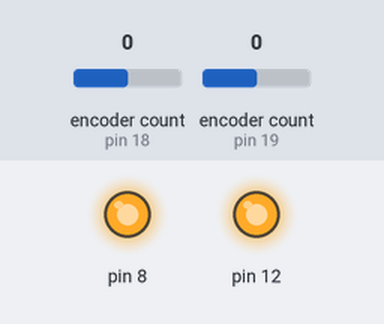
Bench run of a sketch on a simulated Arduino Uno, built with avr-gcc and run on an emulated ATmega328P. Parts: output pins drawn as LEDs (lit = HIGH). The test bench sets the inputs (shaded band); at power-on: encoder count (sensors on pin 18, pin 19) 0. What the sketch prints to the serial monitor is not drawn.

Above: at 0.4 s.
Timing chart, 0 to 1.9 s (numbered marks = the images above):
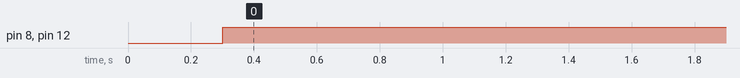

The sketch:

MecanumRobotPS2Control.ino
```cpp
// NOTE: requires the Encoder library.
// 1) open Tools -> Manage Libraries...
// 2) install "Encoder" by Paul Stoffregen v1.4.1
#include <Encoder.h>
#include "SPD.h"
// NOTE: Requires the PS2X_lib installed.
// 1) open Sketch -> Include Library -> Add .ZIP Library
// 2) select "PS2X_lib.zip"
//#include <PS2X_lib.h>
//
////PS2
//#define PS2_DAT        52  //14
//#define PS2_CMD        51  //15
//#define PS2_SEL        53  //16
//#define PS2_CLK        50  //17
//
//// #define pressures   true
//#define pressures   false
//#define rumble      true
////#define rumble      false
//PS2X ps2x; // create PS2 Controller Class

int error = 0;
byte type = 0;
byte vibrate = 0;

void (* resetFunc) (void) = 0;


SPDMotor::SPDMotor( int encoderA, int encoderB, bool encoderReversed, int motorPWM, int motorDir1, int motorDir2 ) {
  _encoder = new Encoder(encoderA, encoderB);
  _encoderReversed = encoderReversed;

  _motorPWM = motorPWM;
  pinMode( _motorPWM, OUTPUT );
  _motorDir1 = motorDir1;
  pinMode( _motorDir1, OUTPUT );
  _motorDir2 = motorDir2;
  pinMode( _motorDir2, OUTPUT );
}

/// Set the PWM speed and direction pins.
/// pwm = 0, stop (no active control)
/// pwm = 1 to 255, proportion of CCW rotation
/// pwm = -1 to -255, proportion of CW rotation
void SPDMotor::speed( int speedPWM ) {
  _speed = speedPWM;
  if( speedPWM == 0 ) {
    digitalWrite(_motorDir1,LOW);
    digitalWrite(_motorDir2,LOW);
    analogWrite( _motorPWM, 255);
  } else if( speedPWM > 0 ) {
    digitalWrite(_motorDir1, LOW );
    digitalWrite(_motorDir2, HIGH );
    analogWrite( _motorPWM, speedPWM < 255 ? speedPWM : 255);
  } else if( speedPWM < 0 ) {
    digitalWrite(_motorDir1, HIGH );
    digitalWrite(_motorDir2, LOW );
    analogWrite( _motorPWM, (-speedPWM) < 255 ? (-speedPWM): 255);
  }
}

/// Activate a SHORT BRAKE mode, which shorts the motor drive EM, clamping motion.
void SPDMotor::hardStop() {
    _speed = 0;
    digitalWrite(_motorDir1,HIGH);
    digitalWrite(_motorDir2,HIGH);
    analogWrite( _motorPWM, 0);
}

/// Get the current speed.
int SPDMotor::getSpeed() {
    return _speed;
}

/// Get the current rotation position from the encoder.
long SPDMotor::getEncoderPosition() {
  long position = _encoder->read();
  return _encoderReversed ? -position : position;
}

SPDMotor *motorLF = new SPDMotor(18, 31, true, 12, 34, 35); // <- Encoder reversed to make +position measurement be forward.
SPDMotor *motorRF = new SPDMotor(19, 38, false, 8, 36, 37); // <- NOTE: Motor Dir pins reversed for opposite operation
//SPDMotor *motorLR = new SPDMotor( 3, 49, true,  9, 43, 42); // <- Encoder reversed to make +position measurement be forward.
//SPDMotor *motorRR = new SPDMotor( 2, A1, false, 5, A4, A5); // <- NOTE: Motor Dir pins reversed for opposite operation

void setup()
{
  Serial.begin(9600);
  delay(300) ;//added delay to give wireless ps2 module some time to startup, before configuring it
  //CHANGES for v1.6 HERE!!! **************PAY ATTENTION*************


//  if (error == 0) {
//    Serial.println("Found Controller, configuration successful ");
//    Serial.println();
//    Serial.println("SPDMotor control by Aaron Hilton of Steampunk Digital");
//    Serial.println("=====================================================");
//    Serial.println("Holding L1 or R1 will activate analog joystick control.");
//    Serial.println("Left analog stick for forward/back and turning.");
//    Serial.println("Right analog stick for sideways movement.");
//    Serial.println("Hold both L1 and R1 for full-speed.");
//  }
//  else if (error == 1)
//  {
//    Serial.println("No controller found, check PS2 receiver is inserted the correct way around.");
//    resetFunc();
//  }
//  else if (error == 2)
//    Serial.println("Controller found but not accepting commands.");
//
//  else if (error == 3)
//    Serial.println("Controller refusing to enter Pressures mode, may not support it. ");
//
//  type = ps2x.readType();
//  switch (type) {
//  case 0:
//    Serial.println("Unknown Controller type found ");
//    break;
//  case 1:
//    Serial.println("DualShock Controller found ");
//    break;
//  case 2:
//    Serial.println("GuitarHero Controller found ");
//    break;
//  case 3:
//    Serial.println("Wireless Sony DualShock Controller found ");
//    break;
//  }
}


void loop() {
//  if (error == 1) //skip loop if no controller found
//    return;
//
//  if (type == 2) { //Guitar Hero Controller
//    return;
//  }
//  else  { //DualShock Controller
    static long oldSumPosition = 0;

//    long deltaPosition = sumPosition - oldSumPosition;
//    oldSumPosition = sumPosition;
    motorLF->speed(200);
    motorRF->speed(200);
    byte LeftMotorPose = motorLF->getEncoderPosition() ;
    byte RightMotorPose= motorRF->getEncoderPosition() ;
    byte LeftMotorSpeed = motorLF->getSpeed();
    byte RightMotorSpeed = motorRF->getSpeed();
    Serial.print("LeftMotor Position:");
    Serial.println(LeftMotorPose);
    Serial.print("LeftMotor Speed:");
    Serial.println(LeftMotorSpeed);
    Serial.print("RightMotor Position");
    Serial.println(RightMotorPose);
    Serial.print("RightMotor Speed:");
    Serial.println(RightMotorSpeed);
    Serial.println("------");
//    long posVibrate = abs(deltaPosition);
//    posVibrate = posVibrate > 255 ? 255 : 0;
//    vibrate = (byte)posVibrate;
//    ps2x.read_gamepad(false, vibrate); //read controller and set large motor to spin at 'vibrate' speed
//
//    if (ps2x.Button(PSB_L1) || ps2x.Button(PSB_R1)) {
//      int LY = ps2x.Analog(PSS_LY);
//      int LX = ps2x.Analog(PSS_LX);
//      int RX = ps2x.Analog(PSS_RX);
//      float forwardNormalized = (float)(-LY + 128)/127.f;
//
//      forwardNormalized = constrain( forwardNormalized, -1.f, 1.f );
//      float multiplier = (ps2x.Button(PSB_L1) && ps2x.Button(PSB_R1)) ? 255.f : 80.f;
//      int forward = (int)(pow(forwardNormalized, 2.0) * multiplier);
//
//      // Preserve the direction of movement.
//      if( forwardNormalized < 0 ) {
//        forward = -forward;
//      }

//      int right = -RX + 127;
//      int ccwTurn = (LX - 127)/2;
//      Serial.print( " fwd:" );
//      Serial.print( forward );
//      Serial.print( " r:" );
//      Serial.print( right );
//      Serial.print( " ∆°:" );
//      Serial.print( ccwTurn );
//      Serial.print( " LF:" );
//      Serial.print( motorLF->getEncoderPosition() );
//      Serial.print( " RF:" );
//      Serial.print( motorRF->getEncoderPosition() );
//      Serial.print( " LR:" );
//      Serial.print( motorLR->getEncoderPosition() );
//      Serial.print( " RR:" );
//      Serial.println( motorRR->getEncoderPosition() );
//
//      motorLF->speed(forward + ccwTurn - right); motorRF->speed(forward - ccwTurn + right);
//      motorLR->speed(forward - ccwTurn - right); motorRR->speed(forward + ccwTurn + right);
//    } else {
//      // If there's motor power, try to hard-stop briefly.
//      if( motorLF->getSpeed() != 0
//      || motorRF->getSpeed() != 0
//      || motorLR->getSpeed() != 0
//      || motorRR->getSpeed() != 0 )
//      {
//          motorLF->hardStop(); motorRF->hardStop();
//          motorLR->hardStop(); motorRR->hardStop();
//          delay(500);
//          motorLF->speed(0); motorRF->speed(0);
//          motorLR->speed(0); motorRR->speed(0);
//      }
//    }
//  }
}
```

SPD.h
```cpp
#ifndef _dummy_
#define _dummy_
// --- SPD Motor ---
class SPDMotor {
  public:
  SPDMotor( int encoderA, int encoderB, bool encoderReversed, int motorPWM, int motorDir1, int motorDir2 );

  /// Set the PWM speed and direction pins.
  /// pwm = 0, stop (no active control)
  /// pwm = 1 to 255, proportion of CCW rotation
  /// pwm = -1 to -255, proportion of CW rotation
  void speed( int pwm );

  /// Activate a SHORT BRAKE mode, which shorts the motor drive EM, clamping motion.
  void hardStop();

  /// Get the current speed.
  int getSpeed();

  /// Get the current rotation position from the encoder.
  long getEncoderPosition();

  private:
    Encoder *_encoder;
    bool _encoderReversed;
    int _motorPWM, _motorDir1, _motorDir2;

    // Current speed setting.
    int _speed;
};

#endif
```

Measured:
- by itself, pin 8, pin 12: LOW → HIGH at 0.30 s
